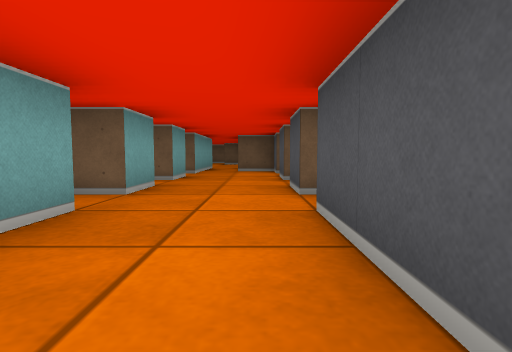
View 1 (above)

24 first-person views from a walk through a cub3D level. The camera is about half as high as the walls, tilts 4° down and sees 80° across. The floor is counted in squares. Each view is taken from the middle of a square. On the plan, view 1 faces up. The plan holds only what a view shows up to about 9 squares ahead; the rest is blank.

View 2
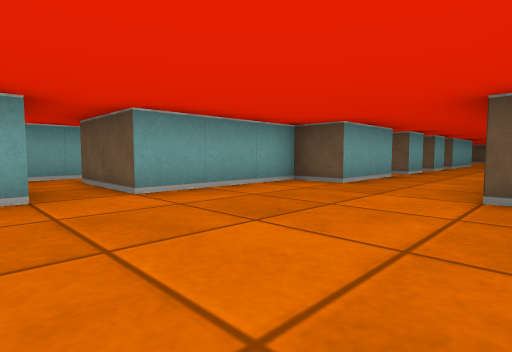

View 3
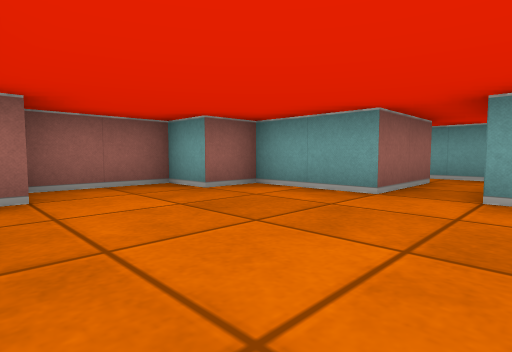

View 4
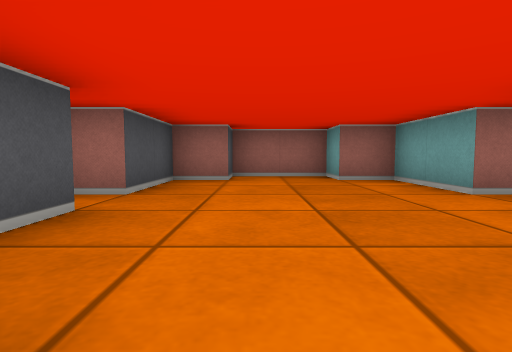

View 5
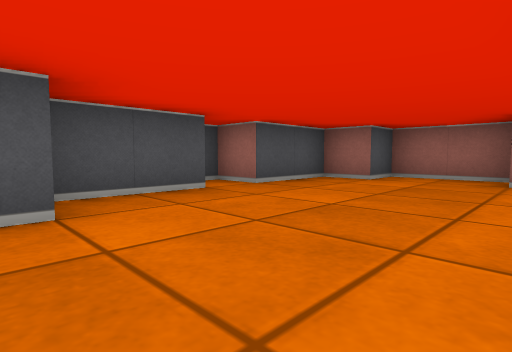

View 6
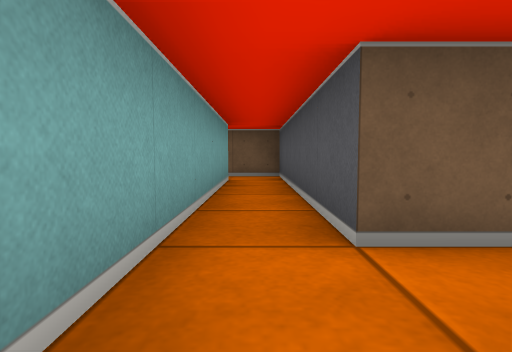

View 7
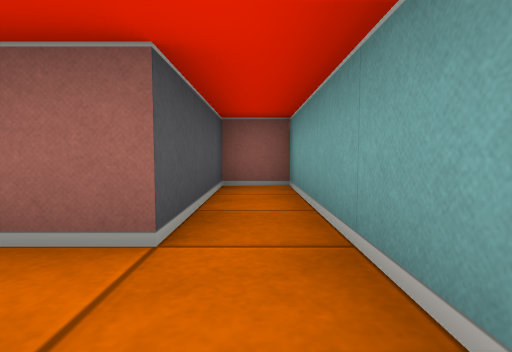

View 8
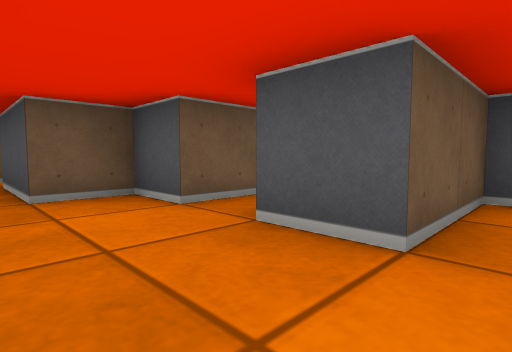

View 9
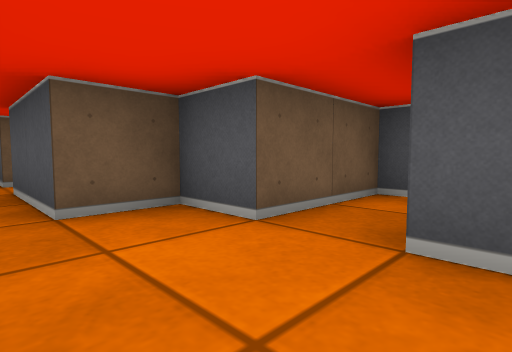

View 10
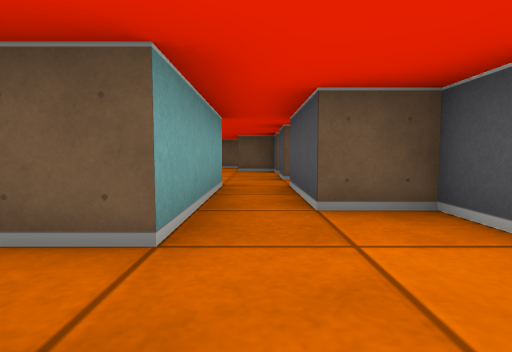

View 11
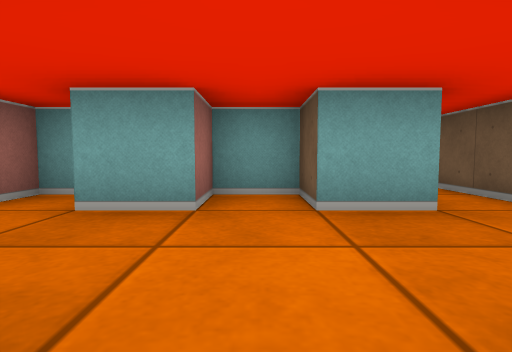

View 12
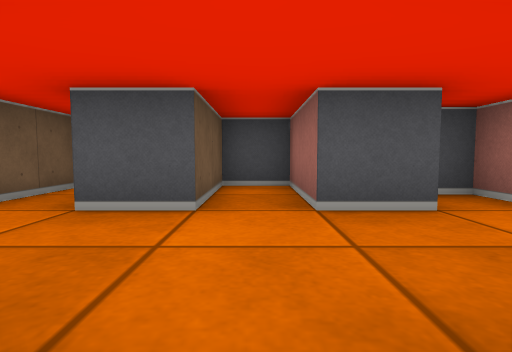

View 13
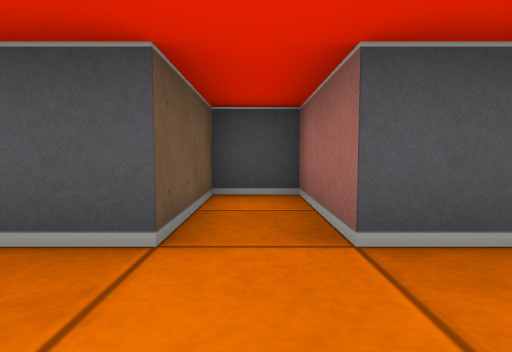

View 14
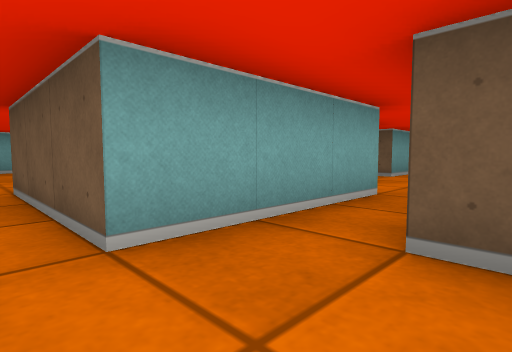

View 15
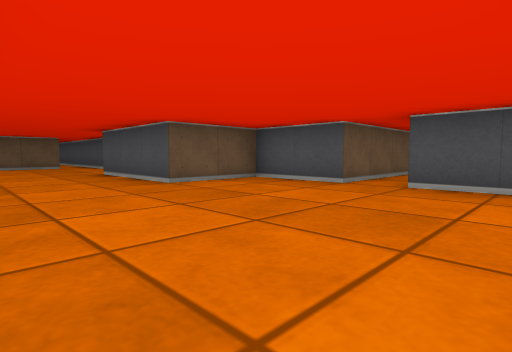

View 16
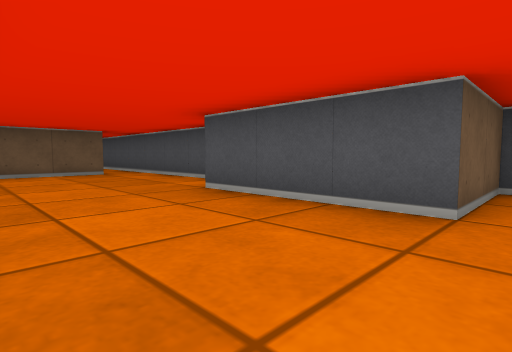

View 17
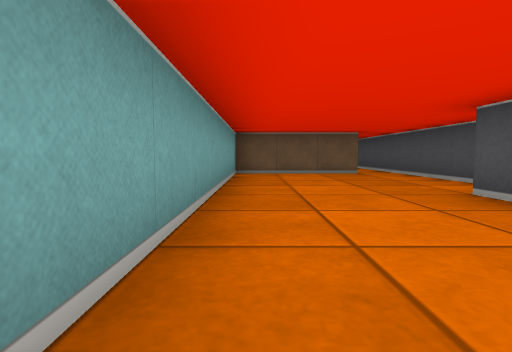

View 18
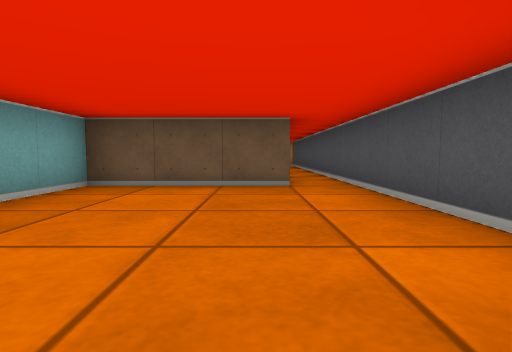

View 19
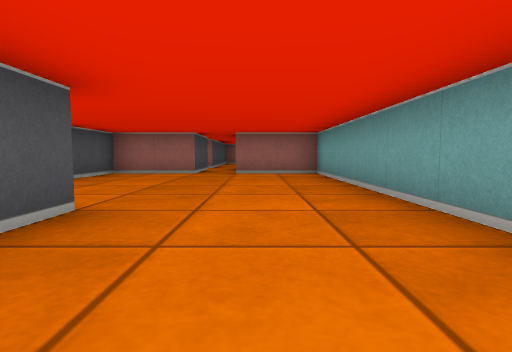

View 20
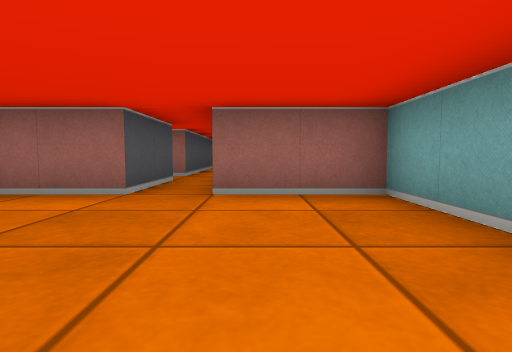

View 21
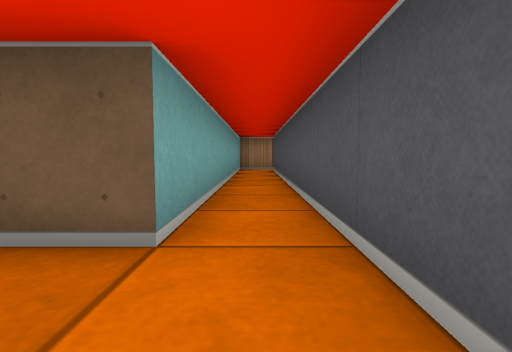

View 22
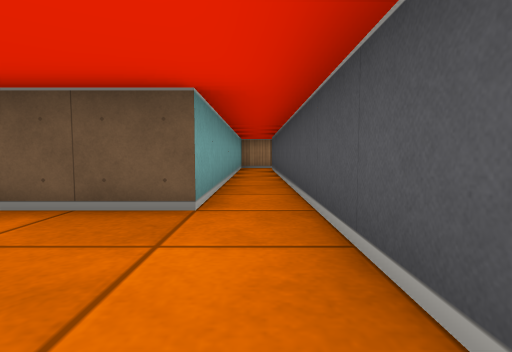

View 23
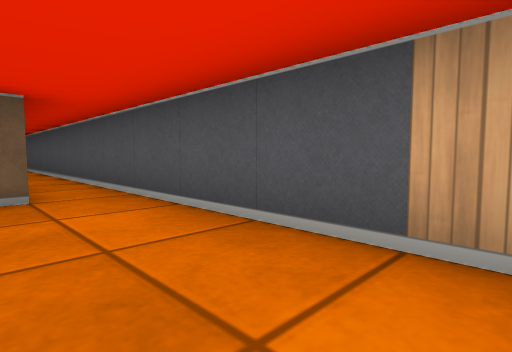

View 24
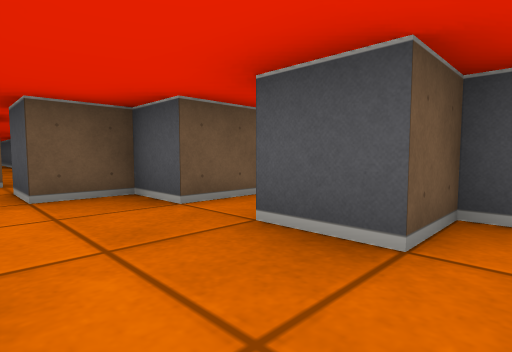

### Floor plan
Points are (right, up) in squares from view 1. A wall is a line through its corners. A room is listed if a view was taken in it or the views show most of it. See-through windows are left out.
Room 1 (views 1, 2, 3, 4, 5)
walls: (0.5, -0.6) (0.5, 2.5); (1.5, -2.6) (1.5, -0.6); (-2.5, -3.5) (-2.5, -5.5) (-1.5, -5.5) (-1.5, -6.5) (0.5, -6.5) (0.5, -5.5) (1.5, -5.5) (1.5, -3.5) (2.5, -3.5); (0.9, 2.5) (1.5, 2.5) (1.5, 3); (-1.5, 2.6) (-1.5, 0.5) (-2.5, 0.5) (-2.5, -2.5); (-2.5, 3) (-2.5, 2.5) (-1.9, 2.5); (-1.5, 3.5) (-2.1, 3.5)
ways out: opening at (-3.5, -3) to room 2; opening at (-0.5, 4) to room 3
Room 2 (views 6, 7)
walls: (-2.5, -2.5) (-4.5, -2.5) (-4.5, 2.5) (-5.6, 2.5); (-5.5, 1.5) (-5.5, -6.5) (-4.5, -6.5) (-4.5, -3.5) (-2.5, -3.5)
ways out: opening at (-3.5, -3) to room 1; opening at (-6, 2)
Room 3 (views 8, 9, 10, 11, 12, 13)
walls: (0.5, 3.4) (0.5, 4.5) (2.5, 4.5) (2.5, 5.5) (0.5, 5.5) (0.5, 6.5); (-1.5, 6.6) (-1.5, 5.5) (-2.5, 5.5) (-2.5, 4.5) (-1.5, 4.5) (-1.5, 3.5)
ways out: opening at (-0.5, 4) to room 1; opening at (-0.5, 6) to room 4
Room 4 (view 14)
walls: (2.6, 7.5) (0.5, 7.5) (0.5, 8.5) (-0.5, 8.5) (-0.5, 10.5); (-1.5, 10.6) (-1.5, 7.5)
ways out: opening at (-0.5, 6) to room 3; opening at (-2, 7) to room 5; opening at (-1, 11) to room 6
Room 5 (views 15, 16, 17, 18, 19, 20, 21, 22, 23)
walls: (-5.5, 13) (-5.5, 23.5); (-1.5, 7.5) (-4.5, 7.5) (-4.5, 9.5) (-6.5, 9.5) (-6.5, 12.5); (-6.5, 4.5) (-4.5, 4.5) (-4.5, 6.5); (-6.5, 23.6) (-6.5, 16.5) (-9.5, 16.5) (-9.5, 4.5) (-7.5, 4.5)
ways out: opening at (-2, 7) to room 4; opening at (-7, 3.5)
Room 6 (view 24)
walls: (-2.5, 14.5) (-2.5, 13.5) (-2.9, 13.5); (0.5, 13.5) (-0.5, 13.5) (-0.5, 14.5) (-1.5, 14.5) (-1.5, 15.5); (0.6, 11.5) (-0.5, 11.5) (-0.5, 12.5)
ways out: opening at (-1, 11) to room 4; opening at (-1, 17)

Positions as (right, up) in squares from view 1, and headings:
1: (0, 0), facing up
2: (1, -4), facing up-left
3: (1, -2), facing down-left
4: (0, 0), facing down
5: (-2, 0), facing down-right
6: (-5, -4), facing up
7: (-5, -2), facing down
8: (-1, 5), facing up-right
9: (-1, 6), facing up-right
10: (-1, 6), facing up
11: (1, 5), facing left
12: (-2, 5), facing right
13: (-1, 5), facing right
14: (0, 7), facing up-left
15: (-9, 5), facing up-right
16: (-9, 9), facing up-right
17: (-9, 9), facing up
18: (-7, 12), facing up
19: (-8, 12), facing down
20: (-8, 8), facing down
21: (-6, 15), facing up
22: (-6, 14), facing up
23: (-7, 13), facing up-right
24: (-2, 11), facing up-right
